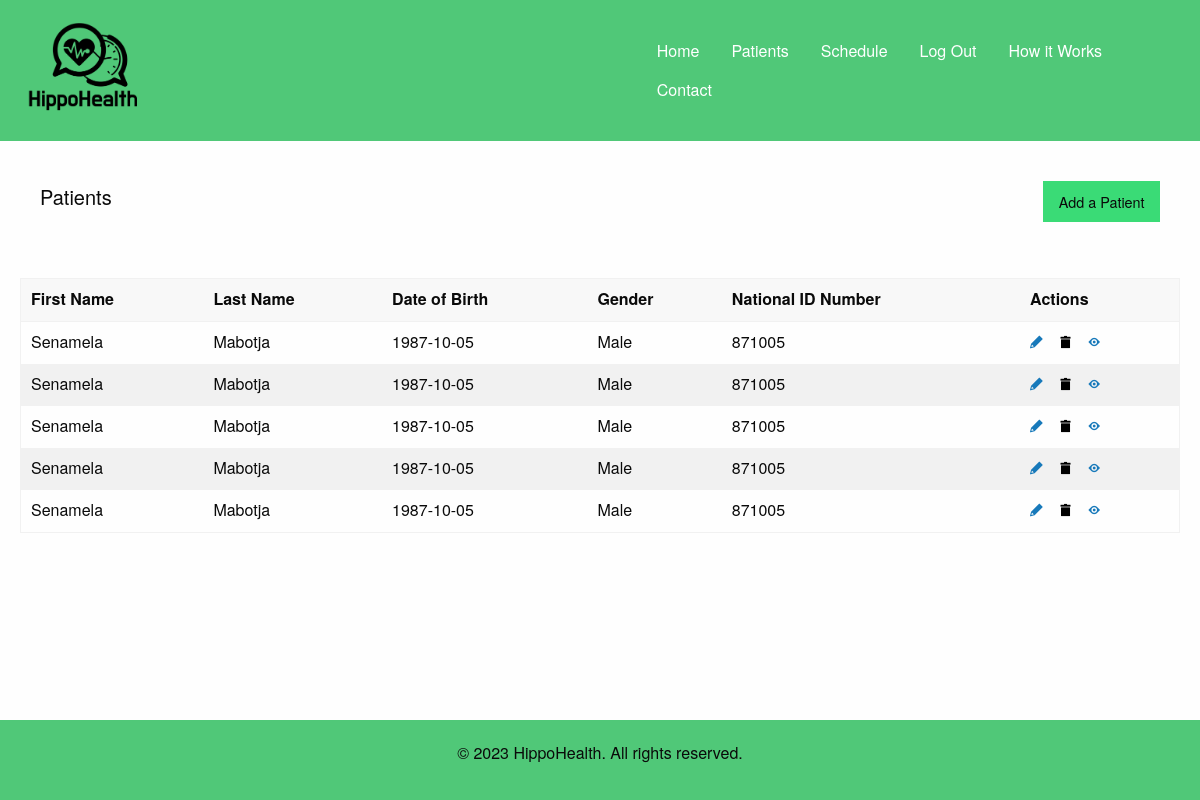
/patients (signed in), run on an earlier commit of the app's database.
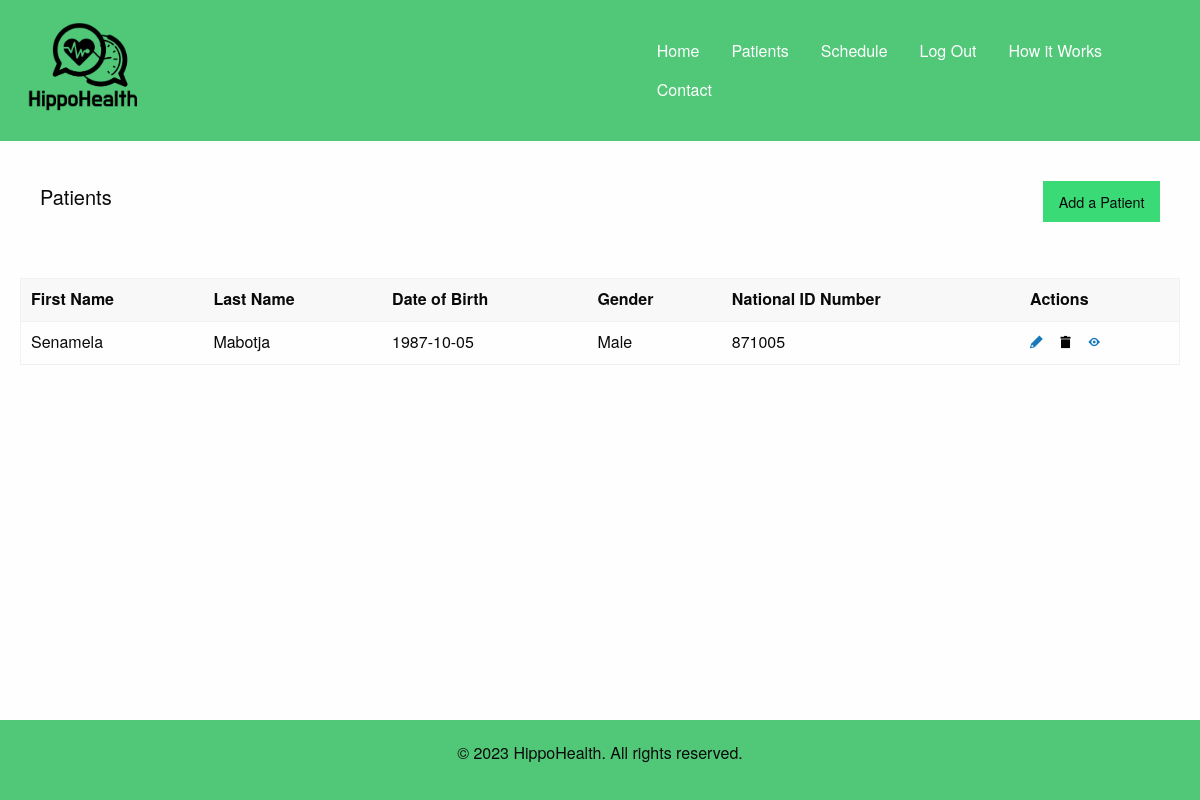
And on a later commit of the database.
### app.py (models this page shows)
class Patient(db.Model):
    id = db.Column(db.Integer, primary_key=True)
    first_name = db.Column(db.String(100), nullable=False)
    last_name = db.Column(db.String(100), nullable=False)
    date_of_birth = db.Column(db.Date, nullable=False)
    gender = db.Column(db.String(10), nullable=False)
    national_id_number = db.Column(db.String(11), nullable=False)
    address = db.Column(db.String(200), nullable=False)
    phone_number = db.Column(db.String(15), nullable=False)
    email = db.Column(db.String(100), nullable=False)
    emergency_contact_name = db.Column(db.String(100), nullable=True)
    emergency_contact_number = db.Column(db.String(15), nullable=True)
    insurance_provider = db.Column(db.String(100), nullable=True)
    insurance_policy_number = db.Column(db.String(50), nullable=True)
    primary_care_physician = db.Column(db.String(100), nullable=True)
    allergies = db.Column(db.String(200), nullable=True)
    medications = db.Column(db.String(200), nullable=True)
    medical_conditions = db.Column(db.String(200), nullable=True)
    surgeries = db.Column(db.String(200), nullable=True)
    user_id = db.Column(db.Integer, db.ForeignKey('user.id'), nullable=False)
    user = db.relationship('User', backref=db.backref('patients', lazy=True))

### app.py (the view)
@app.route("/patients")
@login_required
def patients():
    patients = Patient.query.all()
    return render_template("patients.html", current_user=current_user, patients=patients)

### app.py (called while the page is built)
@login_manager.user_loader
def load_user(user_id):
    return User.query.get(int(user_id))

### templates/patients.html
{% extends 'layout.html' %}
{% block content %}
<div class="container main-content">
{% if patients|length > 0 %}
        <div class="top-nav-patients">
            <h4 class="h4 lead">
                Patients
            </h4>
            <button class="button success">
                Add a Patient
            </button>
        </div>
        </div>
        <div class="table-container">
            <table>
                <thead>
                <tr>
                    <th>First Name</th>
                    <th>Last Name</th>
                    <th>Date of Birth</th>
                    <th>Gender</th>
                    <th>National ID Number</th>
                    <th>Actions</th>
                </tr>
                </thead>
                <tbody>
                {% for patient in patients %}
                    <tr>
                    <td>{{ patient.first_name }}</td>
                    <td>{{ patient.last_name }}</td>
                    <td>{{ patient.date_of_birth }}</td>
                    <td>{{ patient.gender }}</td>
                    <td>{{ patient.national_id_number }}</td>
                    <td class="actions-cell">
                        <a href="{{ url_for('edit_patient', patient_id=patient.id) }}"><i class="fi-pencil"></i></a>&nbsp;&nbsp;&nbsp;&nbsp;
                        <form method="post" action="{{ url_for('delete_patient', patient_id=patient.id) }}"><button type="submit" class="delete-btn"><i class="fi-trash"></i></button></form>&nbsp;&nbsp;&nbsp;&nbsp;
                        <a href="{{ url_for('view_patient', patient_id=patient.id) }}"><i class="fi-eye"></i></a>
                    </td>
                    </tr>
                {% endfor %}
                </tbody>
            </table>
        </div>
{% else %}
        <div class="empty-state-patients">
            <h1>You have not Added any Patients</h1>
            <a class="button success" href="/create_patient">Create your first Patient</a>
        </div>
{% endif %}
{% endblock %}

### templates/layout.html (shortened to what this page needs)
<!DOCTYPE html>
<html lang="en">
<head>
  <link rel="stylesheet" href="{{ url_for('static', filename='css/foundation.min.css') }}">
  <link rel="stylesheet" href="{{ url_for('static', filename='css/foundation-icons.css') }}">
  <link rel="stylesheet" href="{{ url_for('static', filename='css/app.css') }}">
</head>
<body>
  <header>
    <nav class="top-bar main-nav bg-emerald" data-topbar role="navigation">
      <ul class="dropdown menu bg-emerald" data-dropdown-menu>
        <li class="name">
          <h1><a href="/" class="bg-emerald">
            <img width="20%" src="{{ url_for('static', filename='images/hippohealth-logo.png') }}" alt="logo">
        </a></h1>
        </li>
      </ul>
      <section class="top-bar-section">
        <ul class="dropdown menu bg-emerald" data-dropdown-menu>
          <li><a href="/" class="white-text">Home</a></li>
          {% if not current_user.is_authenticated %}
            <li><a href="{{ url_for('register')}}" class="white-text">Register</a></li>
            <li><a href="{{ url_for('login')}}" class="white-text">Login</a></li>
          {% else %}
            <li><a href="{{ url_for('patients')}}" class="white-text">Patients</a></li>
            <li><a href="{{ url_for('schedule')}}" class="white-text">Schedule</a></li>
            <li><a href="{{ url_for('logout')}}" class="white-text">Log Out</a></li>
          {% endif %}
          <li><a href="{{ url_for('how')}}" class="white-text">How it Works</a></li>
          <li><a href="/getintouch" class="white-text">Contact</a></li>
        </ul>
      </section>
    </nav>
  </header>
  <main>
    {% block content %}{% endblock %}
  </main>
  <footer class="main-footer">
    <p>&copy; 2023 HippoHealth. All rights reserved.</p>
  </footer>
</body>
</html>

### static/css/app.css (style rules this page uses)
.main-nav { background-color: #50C878; }
.bg-emerald { background-color: #50C878 !important; }
.white-text { color: white; }
.main-footer { bottom: 0px; position: fixed; width: 100%; background-color: #50C878; justify-content: center; align-items: center; text-align: center; height: 10vh; padding: 20px; }
.main-content { padding: 40px; display: flex; flex-direction: row; width: 100%; }
.top-nav-patients { display: flex; flex-direction: row; justify-content: space-between; width: 100%; }
.table-container { margin: 0px 20px; }
.actions-cell { display: flex; flex-direction: row; flex-grow: 1; }
.delete-btn { display: inline; border: none; background-color: none; }

What changed in the data, as far as the page shows it:
removed Patient: first_name "Senamela", last_name "Mabotja", date_of_birth "1987-10-05", gender "Male", national_id_number "871005"
removed Patient: first_name "Senamela", last_name "Mabotja", date_of_birth "1987-10-05", gender "Male", national_id_number "871005"
removed Patient: first_name "Senamela", last_name "Mabotja", date_of_birth "1987-10-05", gender "Male", national_id_number "871005"
removed Patient: first_name "Senamela", last_name "Mabotja", date_of_birth "1987-10-05", gender "Male", national_id_number "871005"
